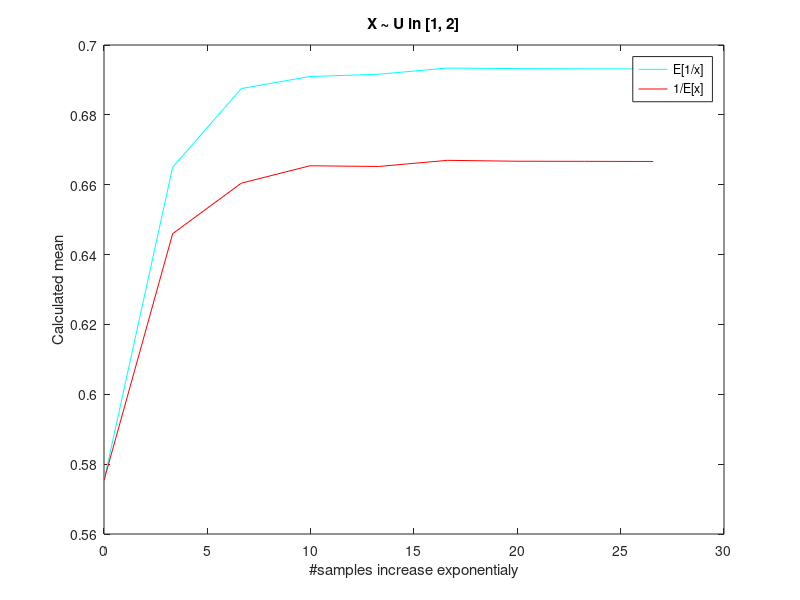
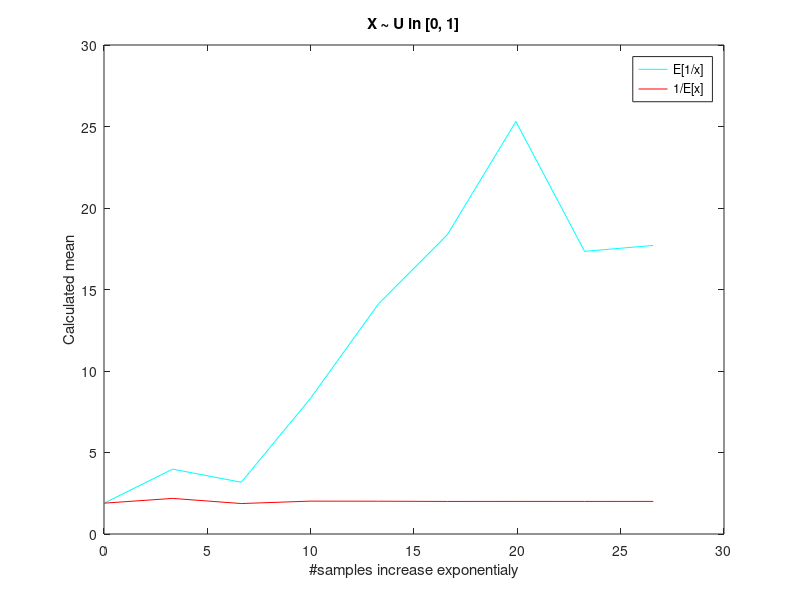
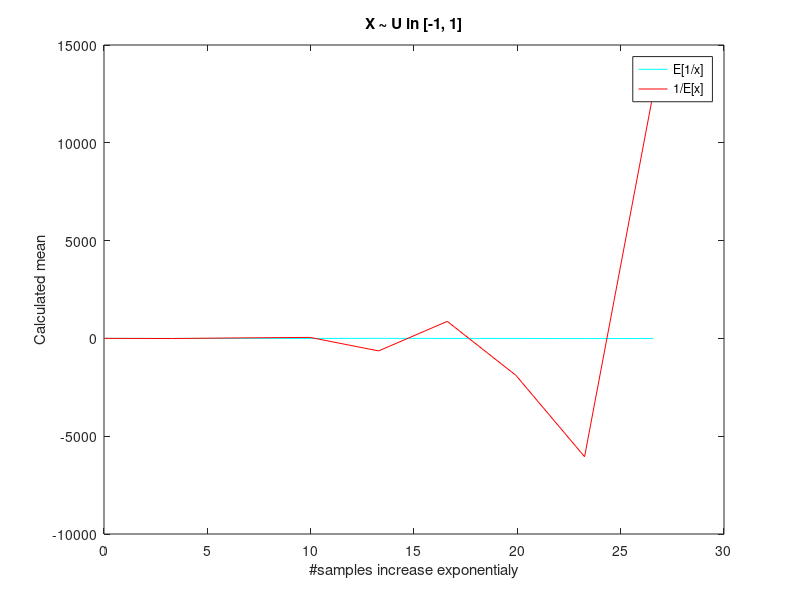

Recreate these plots in MATLAB, in order.
clear; clc; close all;

%%  Data Analysis
%   2nd assignement 02-11-21 ex 4

a = 1; b = 2;% a and b denote the start and the end respectively of the distribution's interval
n = 10.^(0:8)';
repetitions = length(n);
meanValues = zeros(6, repetitions); % odd rows: E[1 / X], even rows: 1 / E[X]

for j = 0 : 2
        for i = 1:repetitions
            X = a + (b - a).*rand(n(i), 1);
            meanValues(2 * j + 1, i) = mean(1 ./ X);
            meanValues(2 * j + 2, i) = 1 / mean(X);
        end

        figure(j + 1)
        plot(log2(n), meanValues(2 * j + 1, :),'-c')
        hold on
        plot(log2(n), meanValues(2 * j + 2, :),'-r')
        legend('E[1/x]','1/E[x]')
        xlabel('#samples increase exponentialy')
        ylabel('Calculated mean')
        title(['X ~ U in [', int2str(a), ', ', int2str(b), ']'])
        hold off
       
        a = a - 1;
        if ( b == 2)
                b = b - 1;
        end       
end
